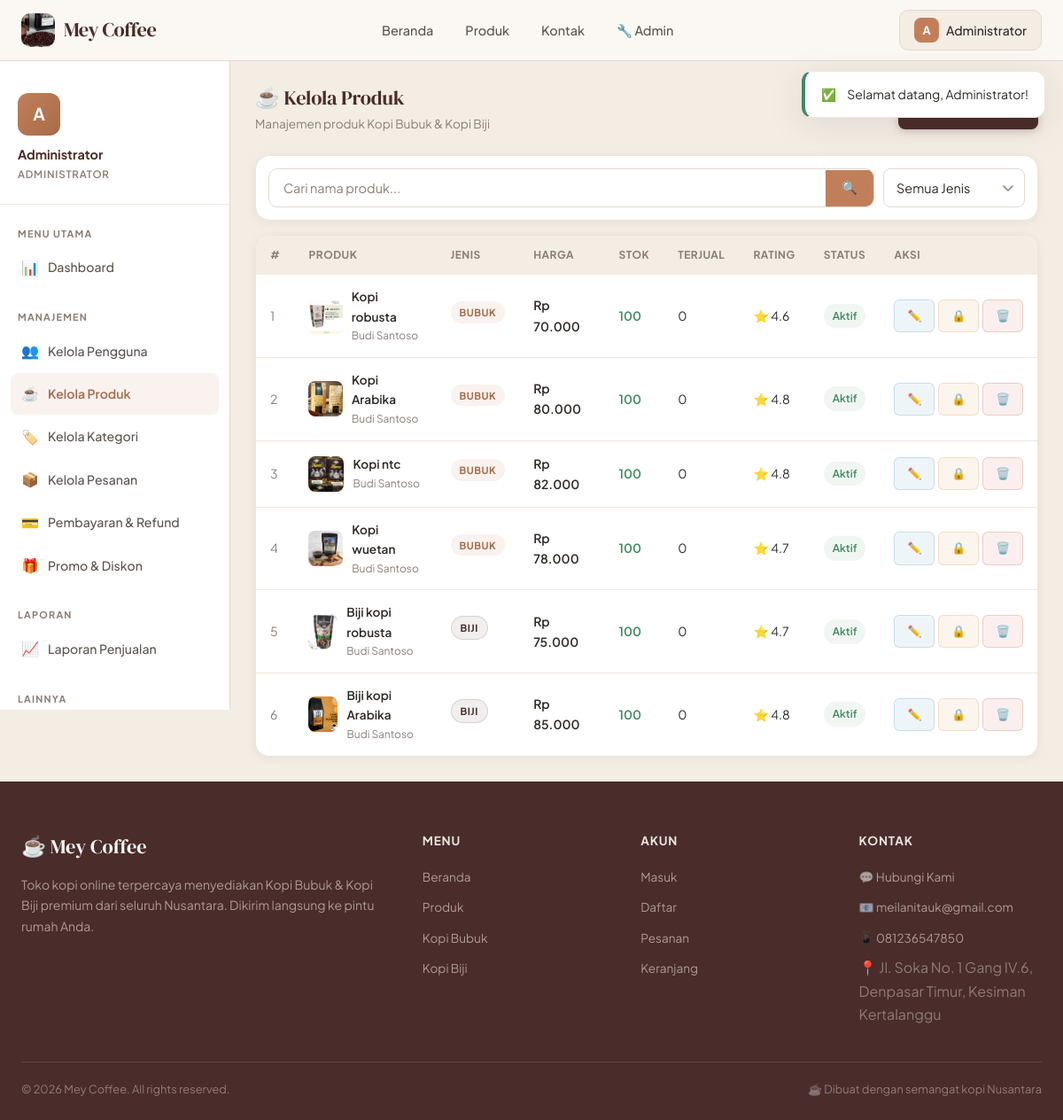
/admin/products.php (signed in), run on the app's committed database.
### tables this page shows
CREATE TABLE IF NOT EXISTS products (
    id INT AUTO_INCREMENT PRIMARY KEY,
    seller_id INT NOT NULL,
    category_id INT,
    name VARCHAR(200) NOT NULL,
    slug VARCHAR(200) NOT NULL UNIQUE,
    type ENUM('bubuk','biji') NOT NULL DEFAULT 'bubuk',
    description TEXT,
    price DECIMAL(12,2) NOT NULL,
    stock INT NOT NULL DEFAULT 0,
    weight INT DEFAULT 0 COMMENT 'gram',
    image VARCHAR(255),
    rating DECIMAL(3,2) DEFAULT 0.00,
    total_sold INT DEFAULT 0,
    status ENUM('active','inactive') DEFAULT 'active',
    created_at TIMESTAMP DEFAULT CURRENT_TIMESTAMP,
    updated_at TIMESTAMP DEFAULT CURRENT_TIMESTAMP ON UPDATE CURRENT_TIMESTAMP,
    FOREIGN KEY (seller_id) REFERENCES users(id) ON DELETE CASCADE,
    FOREIGN KEY (category_id) REFERENCES categories(id) ON DELETE SET NULL
);

CREATE TABLE IF NOT EXISTS users (
    id INT AUTO_INCREMENT PRIMARY KEY,
    name VARCHAR(100) NOT NULL,
    email VARCHAR(100) NOT NULL UNIQUE,
    password VARCHAR(255) NOT NULL,
    role ENUM('admin','seller','buyer') NOT NULL DEFAULT 'buyer',
    status ENUM('active','inactive') NOT NULL DEFAULT 'active',
    phone VARCHAR(20),
    avatar VARCHAR(255),
    address TEXT,
    created_at TIMESTAMP DEFAULT CURRENT_TIMESTAMP,
    updated_at TIMESTAMP DEFAULT CURRENT_TIMESTAMP ON UPDATE CURRENT_TIMESTAMP
);

### config/database.php (called while the page is built, shortened)
<?php
function escape($conn, $str)
{
    return $conn->real_escape_string(trim($str));
}
function formatRupiah($amount)
{
    return 'Rp ' . number_format($amount, 0, ',', '.');
}
function imageUrl($image, $dir = 'products')
{
    $projectRoot = str_replace('\\', '/', dirname(__DIR__));
    $docRoot = str_replace('\\', '/', $_SERVER['DOCUMENT_ROOT']);
    $basePath = str_replace($docRoot, '', $projectRoot);
    $basePath = '/' . ltrim($basePath, '/');
    if (substr($basePath, -1) !== '/') {
        $basePath .= '/';
    }
    $assetsPath = dirname(__DIR__) . '/assets/images/' . $image;
    if (file_exists($assetsPath)) {
        return $basePath . 'assets/images/' . $image;
    }
    $dirPath = $dir ? $dir . '/' : '';
    $path = dirname(__DIR__) . '/uploads/' . $dirPath . $image;
    if (file_exists($path)) {
        return $basePath . 'uploads/' . $dirPath . $image;
    }
    return '';
}
?>

### admin/products.php (the view, shortened to what this page needs)
<?php
require_once $_SERVER['DOCUMENT_ROOT'] . '/Aplikasi_kopi/config/database.php';
$search = escape($conn, $_GET['search'] ?? '');
$where = ['1=1'];
$whereStr = implode(' AND ', $where);
$products = $conn->query("
    SELECT p.*, c.name as category_name, u.name as seller_name
    FROM products p
    LEFT JOIN categories c ON p.category_id = c.id
    LEFT JOIN users u ON p.seller_id = u.id
    WHERE $whereStr ORDER BY p.created_at DESC
");
require_once $_SERVER['DOCUMENT_ROOT'] . '/Aplikasi_kopi/includes/header.php';
require_once $_SERVER['DOCUMENT_ROOT'] . '/Aplikasi_kopi/includes/navbar.php';
?>
<div class="dashboard-layout">
    <?php require_once $_SERVER['DOCUMENT_ROOT'] . '/Aplikasi_kopi/includes/sidebar_admin.php'; ?>
    <main class="main-content">
        <div class="section-header">
            <div>
                <h1 class="section-title">☕ Kelola Produk</h1>
                <p class="section-subtitle">Manajemen produk Kopi Bubuk & Kopi Biji</p>
            </div>
            <a href="?action=add" class="btn btn-primary">+ Tambah Produk</a>
        </div>
        <div class="card" style="margin-bottom:16px;">
            <div class="card-body" style="padding:14px;">
                <form method="GET" style="display:flex;gap:10px;">
                    <div class="search-bar" style="flex:1;">
                        <input type="text" name="search" placeholder="Cari nama produk..."
                            value="<?= htmlspecialchars($search) ?>">
                        <button type="submit" class="search-btn">🔍</button>
                    </div>
                    <select name="type" class="form-control" style="width:160px;" onchange="this.form.submit()">
                        <option value="">Semua Jenis</option>
                    </select>
                </form>
            </div>
        </div>
        <div class="card">
            <div class="table-container" style="border:none;border-radius:0;">
                <table>
                    <thead>
                        <tr>
                            <th>#</th>
                            <th>Produk</th>
                            <th>Jenis</th>
                            <th>Harga</th>
                            <th>Stok</th>
                            <th>Terjual</th>
                            <th>Rating</th>
                            <th>Status</th>
                            <th>Aksi</th>
                        </tr>
                    </thead>
                    <tbody>
                        <?php $no = 1;
                        while ($p = $products->fetch_assoc()): ?>
                            <tr class="searchable-row">
                                <td style="color:var(--text-muted);"><?= $no++ ?></td>
                                <td>
                                    <div style="display:flex;align-items:center;gap:10px;">
                                        <div
                                            style="width:40px;height:40px;background:var(--bg-surface);border-radius:8px;display:flex;align-items:center;justify-content:center;overflow:hidden;">
                                            <?php $pImg = imageUrl($p['image']);
                                            if ($pImg): ?>
                                                <img src="<?= htmlspecialchars($pImg) ?>"
                                                    style="width:100%;height:100%;object-fit:cover;" loading="lazy">
                                            <?php else: ?>
                                                <?= $p['type'] === 'biji' ? '🫘' : '☕' ?>
                                            <?php endif; ?>
                                        </div>
                                        <div>
                                            <div style="font-weight:600;font-size:0.85rem;">
                                                <?= htmlspecialchars($p['name']) ?>
                                            </div>
                                            <div style="font-size:0.75rem;color:var(--text-muted);">
                                                <?= htmlspecialchars($p['seller_name']) ?>
                                            </div>
                                        </div>
                                    </div>
                                </td>
                                <td><span
                                        class="product-type-badge type-<?= $p['type'] ?>"><?= ucfirst($p['type']) ?></span>
                                </td>
                                <td style="font-weight:600;"><?= formatRupiah($p['price']) ?></td>
                                <td>
                                    <span
                                        style="font-weight:600;color:<?= $p['stock'] <= 5 ? 'var(--danger)' : ($p['stock'] <= 20 ? 'var(--warning)' : 'var(--success)') ?>">
                                        <?= $p['stock'] ?>
                                    </span>
                                </td>
                                <td><?= $p['total_sold'] ?></td>
                                <td>⭐ <?= number_format($p['rating'], 1) ?></td>
                                <td><span
                                        class="badge <?= $p['status'] === 'active' ? 'badge-success' : 'badge-danger' ?>"><?= $p['status'] === 'active' ? 'Aktif' : 'Nonaktif' ?></span>
                                </td>
                                <td>
                                    <div style="display:flex;gap:4px;">
                                        <a href="?action=edit&id=<?= $p['id'] ?>" class="btn btn-info btn-sm">✏️</a>
                                        <a href="?action=toggle&id=<?= $p['id'] ?>" class="btn btn-warning btn-sm"
                                            data-confirm="Ubah status produk?"><?= $p['status'] === 'active' ? '🔒' : '🔓' ?></a>
                                        <a href="?action=delete&id=<?= $p['id'] ?>" class="btn btn-danger btn-sm"
                                            data-confirm="Hapus produk ini? Tidak bisa dipulihkan!">🗑️</a>
                                    </div>
                                </td>
                            </tr>
                        <?php endwhile; ?>
                    </tbody>
                </table>
            </div>
        </div>
    </main>
</div>
<?php require_once $_SERVER['DOCUMENT_ROOT'] . '/Aplikasi_kopi/includes/footer.php'; ?>

### data on the page
products: image (picture), name "Kopi robusta", seller.name "Budi Santoso", type "BUBUK", price "Rp 70.000", stock "100", total_sold "0", rating "4.6", status "Aktif"
products: image (picture), name "Kopi Arabika", seller.name "Budi Santoso", type "BUBUK", price "Rp 80.000", stock "100", total_sold "0", rating "4.8", status "Aktif"
products: image (picture), name "Kopi ntc", seller.name "Budi Santoso", type "BUBUK", price "Rp 82.000", stock "100", total_sold "0", rating "4.8", status "Aktif"
products: image (picture), name "Kopi wuetan", seller.name "Budi Santoso", type "BUBUK", price "Rp 78.000", stock "100", total_sold "0", rating "4.7", status "Aktif"
products: image (picture), name "Biji kopi robusta", seller.name "Budi Santoso", type "BIJI", price "Rp 75.000", stock "100", total_sold "0", rating "4.7", status "Aktif"
products: image (picture), name "Biji kopi Arabika", seller.name "Budi Santoso", type "BIJI", price "Rp 85.000", stock "100", total_sold "0", rating "4.8", status "Aktif"

### other printed values
substr($_SESSION['name'], 0, 1) "A"
explode(' ', $_SESSION['name'])[0] "Administrator"
$_SESSION['name'] "Administrator"
$fEmail "meilanitauk@gmail.com"
$fPhone "081236547850"
$footerSettings['site_address'] "Jl. Soka No. 1 Gang IV.6, Denpasar Timur, Kesiman Kertalanggu"
